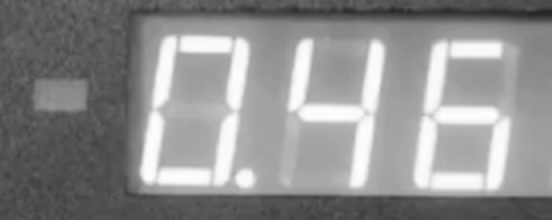
#> input picture preprocessed.png, 552 x 220 px, found by its file name
$ python preprocess.py
#> lines starting #> are read from the running program, lines starting #| are printed output that depends on the picture; after the words box and inside, x2 and y2 are one past the last pixel; in counts of white or black regions, pixels touching at a corner belong together
import cv2

def preprocess_image(img):
    img = cv2.cvtColor(img, cv2.COLOR_BGR2GRAY)
    _, dst = cv2.threshold(img, 200, 255, cv2.THRESH_BINARY)
    return dst

if __name__ == "__main__":
    img = cv2.imread("/workspace/preprocessed.png")
#> img is the input picture: shape (220, 552, 3); min 38, max 255, mean 141.9

    processed_img = preprocess_image(img)
#> in preprocess_image, `_, dst = cv2.threshold(img, 200, 255, cv2.THRESH_BINARY)`:
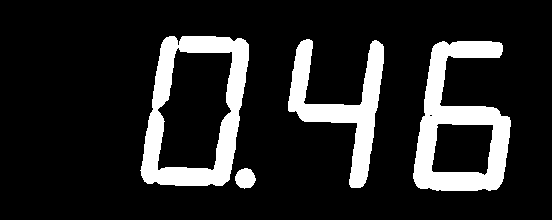
#> dst: shape (220, 552); 15.1% white; 4 white regions, box (x1, y1, x2, y2) and area: (413, 41, 511, 191) 6731, (140, 36, 249, 186) 6559, (288, 39, 384, 188) 4682, (235, 168, 256, 189) 327

    cv2.imshow("Processed Image", processed_img)

    if cv2.waitKey(0) & 0xFF == ord('q'):
#> (key q is pressed here)
        cv2.destroyAllWindows()
